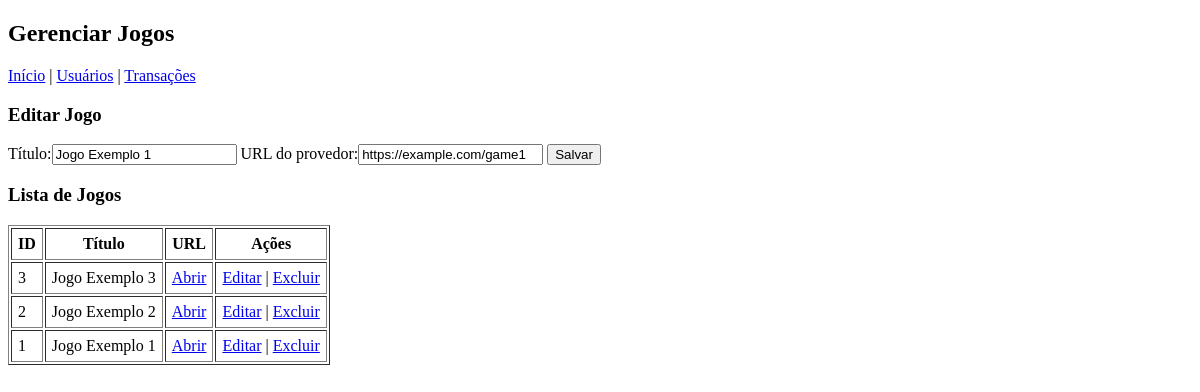
The app's page /admin/games.php?edit=1 (signed in) with its own data.
### tables this page shows
CREATE TABLE games (
    id INTEGER PRIMARY KEY AUTOINCREMENT,
    title TEXT NOT NULL,
    provider_url TEXT NOT NULL,
    created_at TEXT DEFAULT CURRENT_TIMESTAMP
);

### public/admin/games.php (the view, shortened to what this page needs)
<?php
$pdo = get_pdo();
$editGame = null;
if (isset($_GET['edit'])) {
    $stmt = $pdo->prepare("SELECT * FROM games WHERE id=?");
    $stmt->execute([$_GET['edit']]);
    $editGame = $stmt->fetch(PDO::FETCH_ASSOC);
}
$games = $pdo->query("SELECT * FROM games ORDER BY id DESC")->fetchAll(PDO::FETCH_ASSOC);
?>
<!doctype html>
<html>
<head>
  <link rel="stylesheet" href="/assets/css/style.css">
</head>
<body>
  <header class="container">
    <h2>Gerenciar Jogos</h2>
    <nav>
      <a href="/admin/">Início</a> |
      <a href="/admin/users.php">Usuários</a> |
      <a href="/admin/transactions.php">Transações</a>
    </nav>
  </header>
  <main class="container">
    <div class="card">
      <h3><?= $editGame ? 'Editar Jogo' : 'Adicionar Novo Jogo' ?></h3>
      <form method="post">
        <label>Título:<input type="text" name="title" required
            value="<?=htmlspecialchars($editGame['title'] ?? '')?>"></label>
        <label>URL do provedor:<input type="url" name="url" required
            value="<?=htmlspecialchars($editGame['provider_url'] ?? '')?>"></label>
        <button type="submit">Salvar</button>
      </form>
    </div>
    <div class="card">
      <h3>Lista de Jogos</h3>
      <table border="1" cellpadding="6">
        <tr>
          <th>ID</th>
          <th>Título</th>
          <th>URL</th>
          <th>Ações</th>
        </tr>
        <?php foreach ($games as $g): ?>
        <tr>
          <td><?=$g['id']?></td>
          <td><?=htmlspecialchars($g['title'])?></td>
          <td><a href="<?=$g['provider_url']?>" target="_blank">Abrir</a></td>
          <td><a href="?edit=<?=$g['id']?>">Editar</a> |
            <a href="?delete=<?=$g['id']?>" onclick="return confirm('Excluir jogo?')">Excluir</a>
          </td>
        </tr>
        <?php endforeach; ?>
      </table>
    </div>
  </main>
</body>
</html>

### public/assets/css/style.css (style rules this page uses)
.card { border-radius: 1rem; }

### records on screen
games: title "Jogo Exemplo 1", url "https://example.com/game1", id "1"
games: id "3", title "Jogo Exemplo 3"
games: id "2", title "Jogo Exemplo 2"
